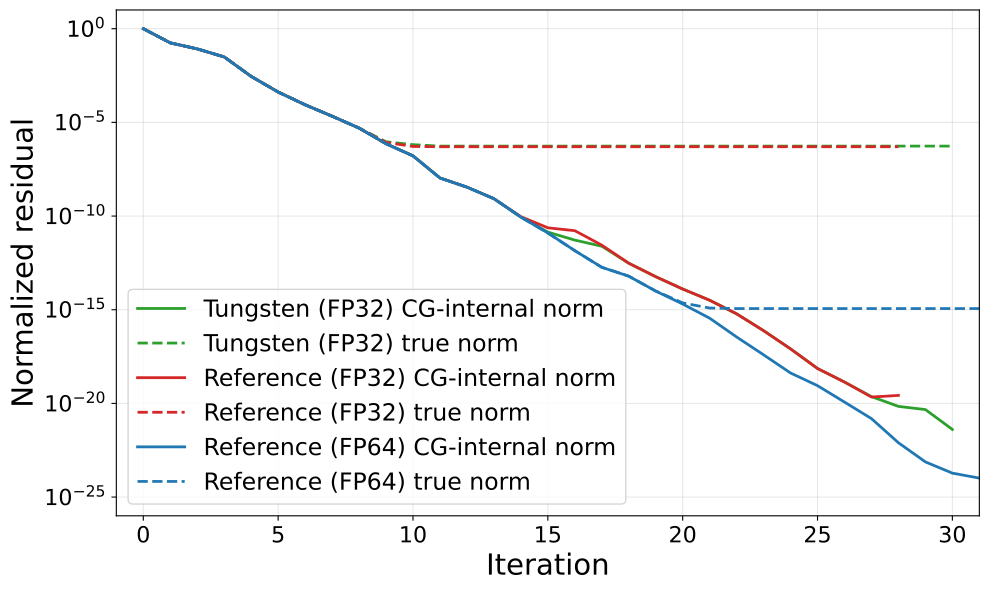

The Python source for this figure:
import matplotlib
matplotlib.use('Agg')
import matplotlib.pyplot as plt
import numpy as np
import os
import glob

fig, ax = plt.subplots(figsize=(10, 6))

label_map = {
    'ref_dbl': 'Reference (FP64)',
    'ref_flt': 'Reference (FP32)',
    't_flt': 'Tungsten (FP32)',
}

# Pair colors: each prefix gets one color, solid vs dashed distinguishes the two
color_map = {
    'ref_dbl': 'tab:blue',
    'ref_flt': 'tab:red',
    't_flt': 'tab:green',
}

# Reverse file order
files = sorted(glob.glob('validation_*.dat'), reverse=True)
for fname in files:
    if 'c_flt' in fname:
        continue
    prefix = os.path.basename(fname).replace('validation_', '').replace('_16x16x16.dat', '')
    label_prefix = label_map.get(prefix, prefix)
    color = color_map.get(prefix, None)
    data = np.loadtxt(fname)
    iters = data[:, 0]
    if iters[0] == 1:
        iters = iters - 1
    cg_norm = data[:, 3]
    true_norm = data[:, 4]
    ax.semilogy(iters, cg_norm, linewidth=2, color=color,
                label=f'{label_prefix} CG-internal norm')
    ax.semilogy(iters, true_norm, '--', linewidth=2, color=color,
                label=f'{label_prefix} true norm')

ax.set_xlim(-1, 31)
ax.set_ylim(1e-26, 1e1)
ax.set_xticks(range(0, 35, 5))
ax.set_yticks([10**i for i in range(0, -30, -5)])
ax.set_xlabel('Iteration', fontsize=21)
ax.set_ylabel('Normalized residual', fontsize=21)
ax.tick_params(axis='both', labelsize=16)
ax.legend(fontsize=17, loc='lower left')
ax.grid(True, which='major', alpha=0.3)
plt.tight_layout()
plt.savefig('validation.pdf', bbox_inches='tight')
print('Saved validation.pdf')
